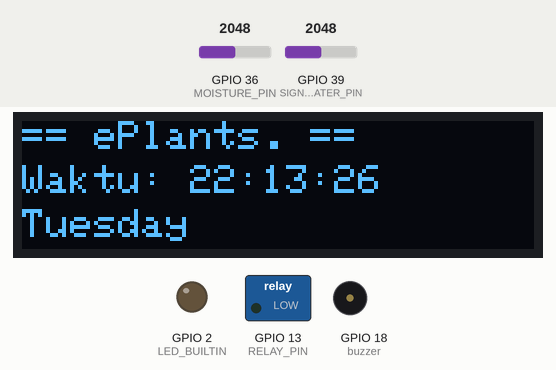
A sketch run on a simulated ESP32. Parts: 128×32 one-colour display, switched loads named in the sketch (green lamp = pin HIGH), output pins drawn as LEDs (lit = HIGH), buzzer (waves = sounding). Inputs (shaded band) come from the test bench; at power-on: GPIO 39 (SIGNAL_WATER_PIN) = 2048, GPIO 36 (MOISTURE_PIN) = 2048. The local clock reads 2024-03-15 10:24:30 at power-on unless the sketch sets it; pins used as bus, display or sensor lines are not drawn; what the sketch prints to the serial monitor is not drawn.

Above: at 6.6 s.
6.7 s: GPIO 39 (SIGNAL_WATER_PIN) set to 434
11.0 s: GPIO 39 (SIGNAL_WATER_PIN) set to 381
At 12.5 s:
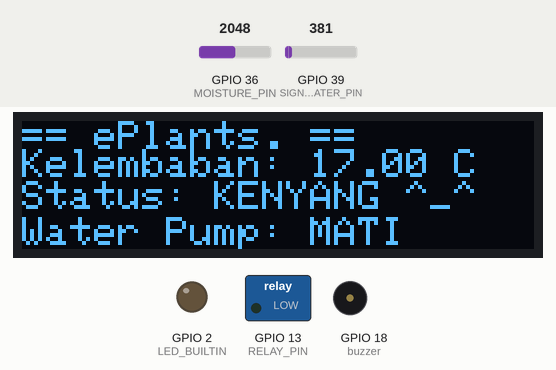
15.3 s: GPIO 39 (SIGNAL_WATER_PIN) set to 491
At 18.4 s:
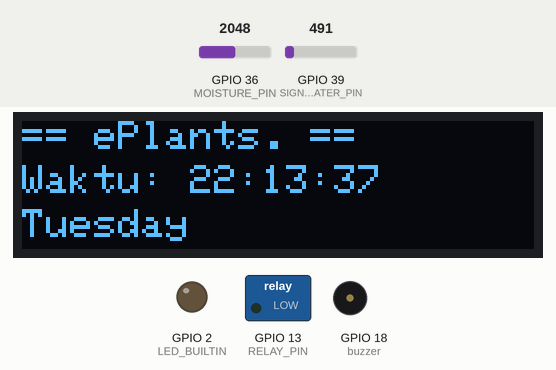
19.0 s: GPIO 39 (SIGNAL_WATER_PIN) set to 360
At 23.2 s:
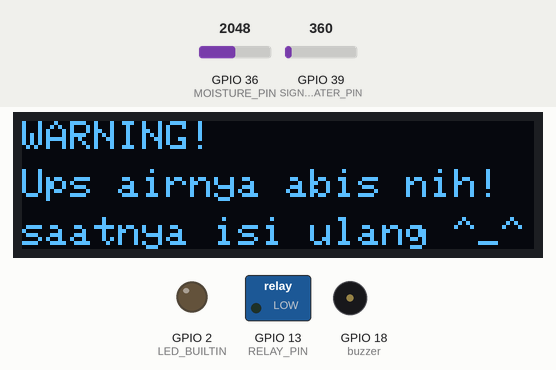
23.3 s: GPIO 39 (SIGNAL_WATER_PIN) set to 440
At 25.6 s:
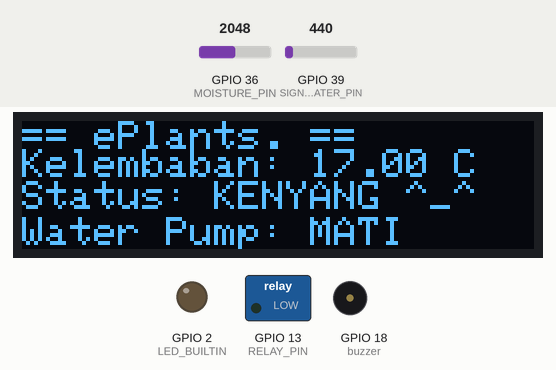
25.9 s: GPIO 36 (MOISTURE_PIN) set to 2866
At 28.5 s:
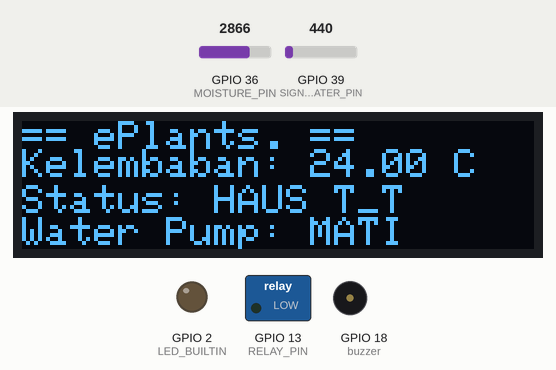
Timing chart, 0 to 30.0 s (numbered marks = the images above; inputs shaded):
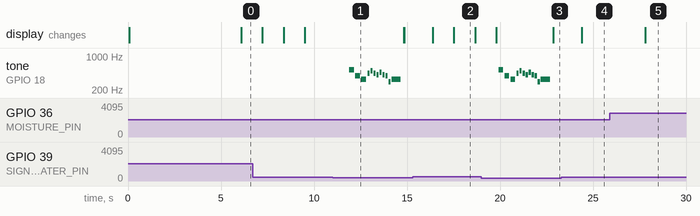

The sketch:

MIMIKS_FIX.ino
```cpp
#include <Wire.h>
#include <SPI.h>
#include <Adafruit_GFX.h>
#include <Adafruit_SSD1306.h>
#include "pitches.h"
#include "RTClib.h"

// Konfigurasi OLED
#define SCREEN_WIDTH 128
#define SCREEN_HEIGHT 32
#define OLED_RESET    -1
Adafruit_SSD1306 display(SCREEN_WIDTH, SCREEN_HEIGHT, &Wire, OLED_RESET);

#define RELAY_PIN    13
#define MOISTURE_PIN 36
const int buzzer = 18;
#define ADC_MIN 0
#define ADC_MAX 4095
#define TEMP_MIN 0
#define TEMP_MAX 35
#define POWER_WATER_PIN  17
#define SIGNAL_WATER_PIN 39

int valueWater = 0;
RTC_DS3231 rtc;
char daysOfTheWeek[7][12] = {"Sunday", "Monday", "Tuesday", "Wednesday", "Thursday", "Friday", "Saturday"};

unsigned long previousMillis = 0; // Untuk menyimpan waktu terakhir pembaruan
const long intervalTimeDisplay = 8000; // Interval untuk menampilkan waktu (8 detik)
const long intervalMoistureRelayDisplay = 5000; // Interval untuk menampilkan kelembaban dan relay (5 detik)
bool showTime = true; // Flag untuk menampilkan waktu
bool showMoistureRelay = false; // Flag untuk menampilkan kelembaban dan relay
bool lowWaterLevel = false; // Awalnya false

int melody[] = {
  // Game over sound
  NOTE_C5, NOTE_G4, NOTE_E4,
  NOTE_A4, NOTE_B4, NOTE_A4, NOTE_GS4, NOTE_AS4, NOTE_GS4,
  NOTE_G4, NOTE_D4, NOTE_E4
};

// Durasi masing-masing nada (ms)
int durations[] = {
  //game over sound
  4, 4, 4,
  8, 8, 8, 8, 8, 8,
  8, 8, 2
};

void setup() {
  Serial.begin(9600);

  pinMode(RELAY_PIN, OUTPUT);
  pinMode(buzzer, OUTPUT);
  pinMode(LED_BUILTIN, OUTPUT);

  digitalWrite(RELAY_PIN, LOW);
  digitalWrite(LED_BUILTIN, LOW);

  pinMode(POWER_WATER_PIN, OUTPUT);
  digitalWrite(POWER_WATER_PIN, LOW);

  analogSetAttenuation(ADC_11db);

  if (!display.begin(SSD1306_SWITCHCAPVCC, 0x3C)) {
    Serial.println(F("OLED tidak ditemukan!"));
    for (;;);
  }

  if (! rtc.begin()) {
    Serial.println("Couldn't find RTC");
  while (1);
  }

  rtc.adjust(DateTime(__DATE__, __TIME__));

  DateTime now = rtc.now();

  display.setTextColor(SSD1306_WHITE);
  display.clearDisplay();
  display.setTextSize(2);
  display.setCursor(75,0);
  display.println(now.second(), DEC);

  display.setTextSize(2);
  display.setCursor(25,0);
  display.println(":");

  display.setTextSize(2);
  display.setCursor(65,0);
  display.println(":");

  display.setTextSize(2);
  display.setCursor(40,0);
  display.println(now.minute(), DEC);

  display.setTextSize(2);
  display.setCursor(0,0);
  display.println(now.hour(), DEC);

  display.setTextSize(2);
  display.setCursor(0,20);
  display.println(now.day(), DEC);

  display.clearDisplay();
  display.display();

  display.setTextSize(2);
  display.setCursor(10, 10);
  display.println(F("ePlants."));
  display.display();
  delay(5000);
}

void playGameOverMelody() {
    int size = sizeof(durations) / sizeof(int);

  for (int note = 0; note < size; note++) {
    //to calculate the note duration, take one second divided by the note type.
    //e.g. quarter note = 1000 / 4, eighth note = 1000/8, etc.
    int duration = 1000 / durations[note];
    tone(buzzer, melody[note], duration);

    //to distinguish the notes, set a minimum time between them.
    //the note's duration + 30% seems to work well:
    int pauseBetweenNotes = duration * 1.30;
    delay(pauseBetweenNotes);

    //stop the tone playing:
    noTone(buzzer);
  }
}


void checkWaterLevel() {
    // Membaca nilai kelembaban dari sensor
    int value = analogRead(MOISTURE_PIN);
    Serial.print("ADC Value: ");
    Serial.println(value);

    // Menghidupkan daya ke sensor air
    digitalWrite(POWER_WATER_PIN, HIGH);
    delay(10); // Delay untuk stabilisasi pembacaan
    valueWater = analogRead(SIGNAL_WATER_PIN);
    digitalWrite(POWER_WATER_PIN, LOW);

    float temperature = (value - ADC_MIN) * (TEMP_MAX - TEMP_MIN) / (ADC_MAX - ADC_MIN) + TEMP_MIN;

    Serial.print("The water sensor value: ");
    Serial.println(valueWater);

    // Mendapatkan waktu saat ini
    DateTime now = rtc.now();

    // Peringatan jika air habis
    if (valueWater < 400) {
        lowWaterLevel = true;
        // Jika air habis, tampilkan pesan di Serial dan matikan relay
        Serial.println("Ups airnya habis nih.. saatnya isi ulang :(");
        digitalWrite(RELAY_PIN, LOW); // Matikan relay
        digitalWrite(LED_BUILTIN, LOW); // Matikan LED
        playGameOverMelody(); // Aktifkan buzzer

        display.clearDisplay();
        display.setCursor(0, 0);
        display.setTextSize(1);
        display.println(F("Ups airnya habis nih.."));
        display.setCursor(0, 12);
        display.println(F("saatnya isi ulang :)."));
        display.display();
    } else {
      lowWaterLevel = false;
      // Mengatur status relay berdasarkan waktu
      int currentHour = now.hour();
      int currentMinute = now.minute();

      // Matikan relay jika waktu di luar rentang 06:00 hingga 17:30
      if (currentHour > 17 || currentHour < 6 || (currentHour == 17 && currentMinute >= 30)) {
        digitalWrite(RELAY_PIN, LOW); // Matikan relay
        Serial.println("Relay dimatikan (di luar jam operasi)");
      } else {
        // Nyalakan relay hanya jika kondisi kelembaban memenuhi syarat
        if (temperature > 22) {
          Serial.println("The soil is DRY => Activating pump");
          digitalWrite(RELAY_PIN, HIGH); // Nyalakan relay
          digitalWrite(LED_BUILTIN, HIGH);
        } else {
          Serial.println("The soil is WET => Deactivating pump");
          digitalWrite(RELAY_PIN, LOW); // Matikan relay
          digitalWrite(LED_BUILTIN, LOW);
        }
      }
      noTone(buzzer);
      delay(1000);
    }
}

void loop() {
  // Membaca nilai kelembaban dari sensor
    int valueMoisture = analogRead(MOISTURE_PIN);

    unsigned long currentMillis = millis();

    // Cek level air dan perbarui tampilan kelembaban/relay
    checkWaterLevel();

    if (lowWaterLevel) {
        // Prioritaskan tampilan air rendah
        display.clearDisplay();
        display.setCursor(0, 0);
        display.setTextSize(1);
        display.println(F("WARNING!"));
        display.setCursor(0, 12);
        display.println(F("Ups airnya abis nih!"));
        display.setCursor(0, 24);
        display.println(F("saatnya isi ulang ^_^"));
        display.display();
        delay(500); // Atur waktu refresh
        return; // Jangan lanjutkan ke siklus tampilan lainnya
    }

    // Mengatur tampilan
    if (showTime) {
        if (currentMillis - previousMillis >= intervalTimeDisplay) {
            previousMillis = currentMillis; // Simpan waktu terakhir pembaruan
            showTime = false; // Ganti ke tampilan kelembaban/relay
            showMoistureRelay = true; // Aktifkan tampilan kelembaban/relay
        }
    } else if (showMoistureRelay) {
        if (currentMillis - previousMillis >= intervalMoistureRelayDisplay) {
            previousMillis = currentMillis; // Simpan waktu terakhir pembaruan
            showMoistureRelay = false; // Ganti ke tampilan waktu
            showTime = true; // Aktifkan tampilan waktu
        }
    }

    // Menampilkan informasi sesuai dengan flag
    display.clearDisplay();
    display.setCursor(0, 0);

    if (showTime) {
        displayTime(); // Tampilkan waktu
    } else if (showMoistureRelay) {
      DateTime now = rtc.now();
      int currentHour = now.hour();
      int currentMinute = now.minute();
      // Tampilkan status kelembaban dan relay
      float temperature = (valueMoisture - ADC_MIN) * (TEMP_MAX - TEMP_MIN) / (ADC_MAX - ADC_MIN) + TEMP_MIN;
      display.print("== ePlants. ==");
      display.setCursor(0, 7);
      display.print(F("Kelembaban: "));
      display.print(temperature);
      display.println(" C");

      // Menampilkan status kelembaban
      if (temperature > 22) {
        display.setCursor(0, 16);
        display.print(F("Status: HAUS T_T"));
      } else {
        display.setCursor(0, 15);
        display.print(F("Status: KENYANG ^_^"));
      }

      // Menampilkan status relay
      display.setCursor(0, 24);
      if (currentHour > 17 || currentHour < 6 || (currentHour == 17 && currentMinute >= 30)) {
        display.println(F("Water Pump: MATI")); // Menampilkan status relay
      } else {
        display.println(F("Water Pump: HIDUP")); // Menampilkan status relay
      }
    }

    display.display(); // Perbarui tampilan OLED
    delay(100); // Atur sesuai kebutuhan
}

void displayTime() {
    DateTime now = rtc.now();
    display.setCursor(0, 0);
    display.setTextSize(1.5);
    display.print("== ePlants. ==");
    display.setCursor(0, 11);
    display.setTextSize(1);
    display.print(F("Waktu: "));
    display.print(now.hour());
    display.print(F(":"));
    display.print(now.minute());
    display.print(F(":"));
    display.print(now.second());
    display.println();
    display.setTextSize(1);
    display.setCursor(0,22);
    display.print(daysOfTheWeek[now.dayOfTheWeek()]);
}
```

pitches.h
```cpp
// (licence header left out)
#ifndef pitches_h
#define pitches_h

#define NOTE_B0  31
#define NOTE_C1  33
#define NOTE_CS1 35
#define NOTE_D1  37
#define NOTE_DS1 39
#define NOTE_E1  41
#define NOTE_F1  44
#define NOTE_FS1 46
#define NOTE_G1  49
#define NOTE_GS1 52
#define NOTE_A1  55
#define NOTE_AS1 58
#define NOTE_B1  62
#define NOTE_C2  65
#define NOTE_CS2 69
#define NOTE_D2  73
#define NOTE_DS2 78
#define NOTE_E2  82
#define NOTE_F2  87
#define NOTE_FS2 93
#define NOTE_G2  98
#define NOTE_GS2 104
#define NOTE_A2  110
#define NOTE_AS2 117
#define NOTE_B2  123
#define NOTE_C3  131
#define NOTE_CS3 139
#define NOTE_DB3 139
#define NOTE_D3  147
#define NOTE_DS3 156
#define NOTE_EB3 156
#define NOTE_E3  165
#define NOTE_F3  175
#define NOTE_FS3 185
#define NOTE_G3  196
#define NOTE_GS3 208
#define NOTE_A3  220
#define NOTE_AS3 233
#define NOTE_B3  247
#define NOTE_C4  262
#define NOTE_CS4 277
#define NOTE_D4  294
#define NOTE_DS4 311
#define NOTE_E4  330
#define NOTE_F4  349
#define NOTE_FS4 370
#define NOTE_G4  392
#define NOTE_GS4 415
#define NOTE_A4  440
#define NOTE_AS4 466
#define NOTE_B4  494
#define NOTE_C5  523
#define NOTE_CS5 554
#define NOTE_D5  587
#define NOTE_DS5 622
#define NOTE_E5  659
#define NOTE_F5  698
#define NOTE_FS5 740
#define NOTE_G5  784
#define NOTE_GS5 831
#define NOTE_A5  880
#define NOTE_AS5 932
#define NOTE_B5  988
#define NOTE_C6  1047
#define NOTE_CS6 1109
#define NOTE_D6  1175
#define NOTE_DS6 1245
#define NOTE_E6  1319
#define NOTE_F6  1397
#define NOTE_FS6 1480
#define NOTE_G6  1568
#define NOTE_GS6 1661
#define NOTE_A6  1760
#define NOTE_AS6 1865
#define NOTE_B6  1976
#define NOTE_C7  2093
#define NOTE_CS7 2217
#define NOTE_D7  2349
#define NOTE_DS7 2489
#define NOTE_E7  2637
#define NOTE_F7  2794
#define NOTE_FS7 2960
#define NOTE_G7  3136
#define NOTE_GS7 3322
#define NOTE_A7  3520
#define NOTE_AS7 3729
#define NOTE_B7  3951
#define NOTE_C8  4186
#define NOTE_CS8 4435
#define NOTE_D8  4699
#define NOTE_DS8 4978
#define REST     0

#endif
```

Measured:
- the behaviour switches between 400 and 399 on GPIO 39 (SIGNAL_WATER_PIN) (found by bisection; images 0 and 1)
- after the input at 11.0 s, tone on GPIO 18 (buzzer): plays 523 Hz for 0.25 s, 392 Hz for 0.25 s, 330 Hz for 0.25 s, 440 Hz for 0.12 s, 494 Hz for 0.12 s, 440 Hz for 0.12 s … (12 notes in this stretch), starting after 0.90 s
- after the input at 15.3 s, tone on GPIO 18 (buzzer): stops changing and stays silent; the display: first changes after 1.1 s (image 2 shows a later state)
- after the input at 19.0 s, tone on GPIO 18 (buzzer): plays 523 Hz for 0.25 s, 392 Hz for 0.25 s, 330 Hz for 0.25 s, 440 Hz for 0.12 s, 494 Hz for 0.12 s, 440 Hz for 0.12 s … (12 notes in this stretch), starting after 0.92 s
- after the input at 23.3 s, tone on GPIO 18 (buzzer): stops changing and stays silent; the display: changes after 1.1 s (image 4)
- after the input at 25.9 s, the display: changes after 1.9 s (image 5)
- what the display in image 2 shows lasts 1.2 s, from 17.5 s to 18.7 s
